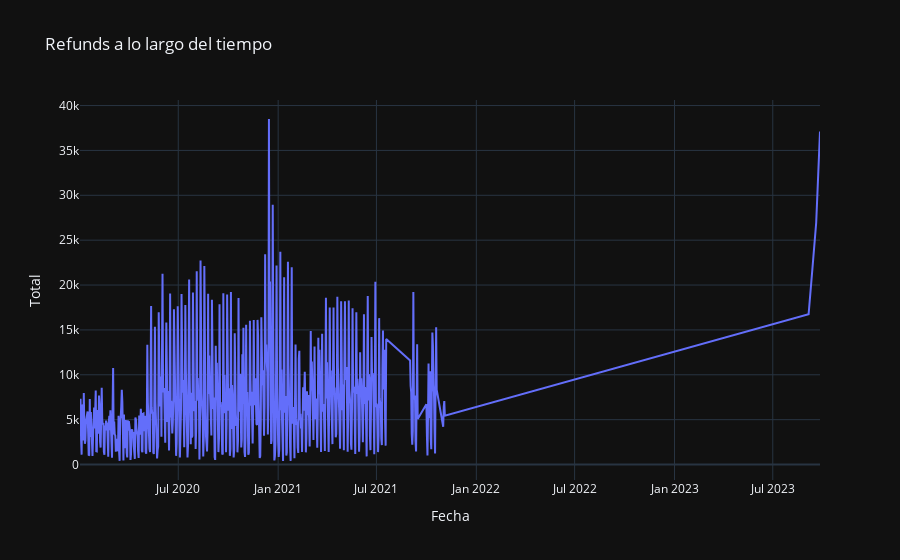

Notebook code for this chart:
### Code cell
fig = px.line(df_1, x=df_1.index, y='Total', template='plotly_dark', title='Refunds a lo largo del tiempo')
fig.show()

### Figure 1 — Plotly figure (JSON) as saved in the notebook; plotly's stock layout.template omitted (floating-point values rounded to 4 significant figures; data arrays with more than 128 entries replaced by an {"elided": "..."} marker saying what was removed)
{"data": [{"hovertemplate": "Fecha=%{x}<br>Total=%{y}<extra></extra>", "legendgroup": "", "line": {"color": "#636efa", "dash": "solid"}, "marker": {"symbol": "circle"}, "mode": "lines", "name": "", "orientation": "v", "showlegend": false, "type": "scatter", "x": {"elided": "606 str values"}, "xaxis": "x", "y": {"elided": "606 float values"}, "yaxis": "y"}], "layout": {"legend": {"tracegroupgap": 0}, "title": {"text": "Refunds a lo largo del tiempo"}, "xaxis": {"anchor": "y", "domain": [0, 1], "title": {"text": "Fecha"}}, "yaxis": {"anchor": "x", "domain": [0, 1], "title": {"text": "Total"}}}}
